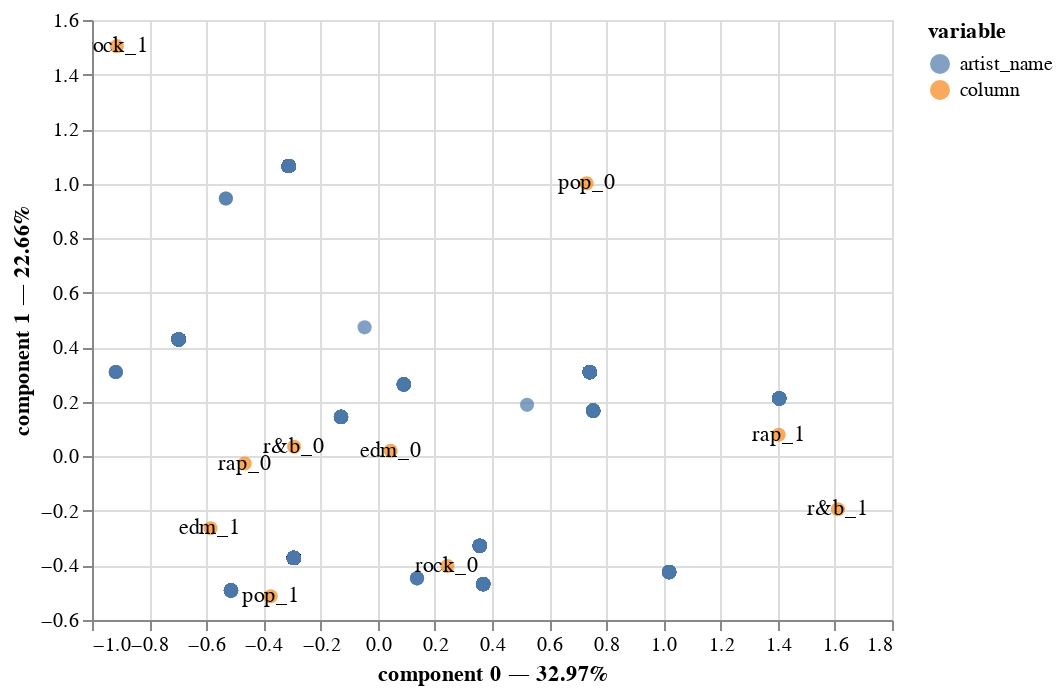

Notebook code cell kept with this figure:
### Markdown cell above
<h2>Results<h2>

### Code cell
mca.plot(
    X,
    x_component=0,
    y_component=1,
    show_column_markers=True,
    show_row_markers=True,
    show_column_labels=True,
    show_row_labels=False
)

### Figure 1 — Vega-Lite specification as saved in the notebook (floating-point values rounded to 4 significant figures; data arrays with more than 128 entries replaced by an {"elided": "..."} marker saying what was removed)
{"config": {"view": {"continuousWidth": 400, "continuousHeight": 300}}, "layer": [{"data": {"name": "data-4dd08f7141d8461e2d6a8121eade653d"}, "mark": {"type": "circle", "size": 50}, "encoding": {"color": {"field": "variable", "type": "nominal"}, "tooltip": [{"field": "variable", "type": "nominal"}, {"field": "value", "type": "nominal"}, {"field": "component 0", "type": "quantitative"}, {"field": "component 1", "type": "quantitative"}], "x": {"axis": {"title": "component 0 — 32.97%"}, "field": "component 0", "scale": {"zero": false}, "type": "quantitative"}, "y": {"axis": {"title": "component 1 — 22.66%"}, "field": "component 1", "scale": {"zero": false}, "type": "quantitative"}}, "selection": {"selector001": {"type": "interval", "bind": "scales", "encodings": ["x", "y"]}}}, {"data": {"name": "data-92309019fcd3972505c03fc57229a49e"}, "mark": {"type": "circle", "size": 50}, "encoding": {"color": {"field": "variable", "type": "nominal"}, "tooltip": [{"field": "variable", "type": "nominal"}, {"field": "value", "type": "nominal"}, {"field": "component 0", "type": "quantitative"}, {"field": "component 1", "type": "quantitative"}], "x": {"axis": {"title": "component 0 — 32.97%"}, "field": "component 0", "scale": {"zero": false}, "type": "quantitative"}, "y": {"axis": {"title": "component 1 — 22.66%"}, "field": "component 1", "scale": {"zero": false}, "type": "quantitative"}}}, {"data": {"name": "data-92309019fcd3972505c03fc57229a49e"}, "mark": "text", "encoding": {"text": {"field": "label", "type": "nominal"}, "x": {"axis": {"title": "component 0 — 32.97%"}, "field": "component 0", "scale": {"zero": false}, "type": "quantitative"}, "y": {"axis": {"title": "component 1 — 22.66%"}, "field": "component 1", "scale": {"zero": false}, "type": "quantitative"}}}], "$schema": "https://vega.github.io/schema/vega-lite/v4.17.0.json", "datasets": {"data-4dd08f7141d8461e2d6a8121eade653d": {"elided": "891 records"}, "data-92309019fcd3972505c03fc57229a49e": [{"component 0": 0.0453, "component 1": 0.0204, "component 2": -0.265, "component 3": -0.0444, "component 4": -0.05241, "variable": "column", "value": "edm_0", "label": "edm_0"}, {"component 0": -0.5853, "component 1": -0.2636, "component 2": 3.424, "component 3": 0.5737, "component 4": 0.6773, "variable": "column", "value": "edm_1", "label": "edm_1"}, {"component 0": 0.731, "component 1": 1.001, "component 2": 0.4059, "component 3": -0.04224, "component 4": -0.4973, "variable": "column", "value": "pop_0", "label": "pop_0"}, {"component 0": -0.3748, "component 1": -0.5133, "component 2": -0.2081, "component 3": 0.02166, "component 4": 0.255, "variable": "column", "value": "pop_1", "label": "pop_1"}, {"component 0": -0.2927, "component 1": 0.03526, "component 2": 0.06508, "component 3": -0.297, "component 4": -0.0483, "variable": "column", "value": "r&b_0", "label": "r&b_0"}, {"component 0": 1.611, "component 1": -0.1941, "component 2": -0.3582, "component 3": 1.635, "component 4": 0.2658, "variable": "column", "value": "r&b_1", "label": "r&b_1"}, {"component 0": -0.4657, "component 1": -0.02634, "component 2": -0.01104, "component 3": 0.2627, "component 4": -0.2124, "variable": "column", "value": "rap_0", "label": "rap_0"}, {"component 0": 1.403, "component 1": 0.07938, "component 2": 0.03328, "component 3": -0.7917, "component 4": 0.6401, "variable": "column", "value": "rap_1", "label": "rap_1"}, {"component 0": 0.2442, "component 1": -0.4022, "component 2": 0.1011, "component 3": -0.07438, "component 4": -0.1739, "variable": "column", "value": "rock_0", "label": "rock_0"}, {"component 0": -0.9132, "component 1": 1.504, "component 2": -0.3779, "component 3": 0.2781, "component 4": 0.6503, "variable": "column", "value": "rock_1", "label": "rock_1"}]}}
